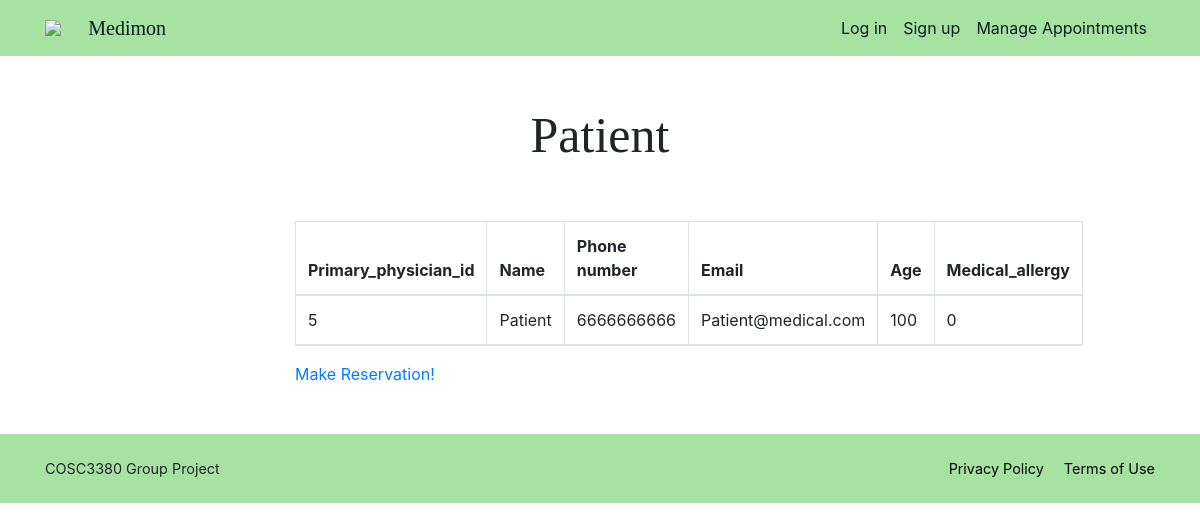
The page /patientPage.php (signed in) on the database its author committed.
### tables this page shows
CREATE TABLE PATIENT (
	Patient_id           INT AUTO_INCREMENT,
    Primary_physician_id INT,
    Specialist_approved  BOOLEAN,
    Name                 VARCHAR(20) NOT NULL,
    Password             VARCHAR(255) NOT NULL,
    Phone_number         CHAR(10) UNIQUE NOT NULL,
    Email                VARCHAR(254) UNIQUE,
    Age                  INT,
    Medical_allergy      BOOLEAN NOT NULL,
    PRIMARY KEY (Patient_id),
    FOREIGN KEY (Primary_physician_id) REFERENCES DOCTOR(Doctor_id)
);

### patientPage.php (the view, shortened to what this page needs)
<?php
require_once "./php/config.php";
$id = $_SESSION["id"];
$sql = "SELECT Primary_physician_id, Name, Phone_number, Email, Age, Medical_allergy FROM PATIENT WHERE Patient_id = '$id'";
$result = mysqli_query($db, $sql);
$tableResult = "";
if ($result->num_rows > 0) {
  $tableResult = "<tr>";
  while($row = $result-> fetch_assoc()) {
    $tableResult .= "<td>" . $row["Primary_physician_id"] . "</td><td>" . $row["Name"] . "</td><td>" . $row["Phone_number"] . "</td><td>" . $row["Email"] . "</td><td>" . $row["Age"] . "</td><td>" . $row["Medical_allergy"] . "</td>";
  }
  $tableResult .= "</tr>";
}
?>
<!doctype html>
<html lang="en">
<head>
  <link rel="stylesheet" href="./css/style.css">
  <link rel="stylesheet" href="https://stackpath.bootstrapcdn.com/bootstrap/4.3.1/css/bootstrap.min.css"
>
</head>
<?php include_once("./php/header.php"); ?>
<section id="AdminUsers">
  <div class="main-container">
    <div class="main-wrap">
      <div class="text-center" id="Admin-header">Patient</div>
      <div class="container-fluid">
        <div class="row justify-content-center my-5">
          <div class="col-10">
            <table class="table table-bordered">
              <thead class="thead">
                <tr>
                  <th scope="col">Primary_physician_id</th>
                  <th scope="col">Name</th>
                  <th scope="col">Phone number</th>
                  <th scope="col">Email</th>
                  <th scope="col">Age</th>
                  <th scope="col">Medical_allergy</th>
                </tr>
                <?php echo $tableResult;?>
              </thead>
            </table>
            <a href="./requestAppointment.php">Make Reservation!</a>
          </div>
        </div>
      </div>
        </div>
      </div>
</section>
  <?php include_once("./php/footer.php"); ?>
</body>
</html>

### css/style.css (style rules this page uses)
html { height: 100%; }
.main-container { width:100%; display:flex; flex-direction:column; align-items:center; margin-top: 21px; }
.main-container .main-wrap { width:768px; }
#Admin-header { margin-top: 10%; margin-bottom: 20px; font-family:Cambria, Cochin, Georgia, Times, 'Times New Roman', serif; font: bold; font-size: 50px; }
* { padding: 0px; margin: 0px; box-sizing: border-box; }
table { width: 600px; }

### rows shown on the page
patient: Primary_physician "5", Name "Patient", Phone_number "6666666666", Email "Patient@medical.com", Age "100", Medical_allergy "0"
